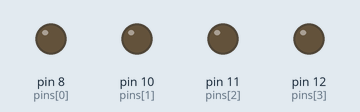
Recording of a sketch running on a simulated Arduino Uno, built with avr-gcc and run on an emulated ATmega328P. Shown: output pins drawn as LEDs (lit = HIGH).

Above: at 0.5 s.
At 2.5 s:
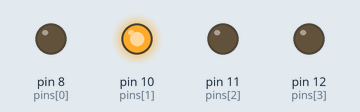
At 4.5 s:
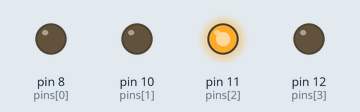
At 9.5 s:
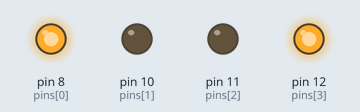
At 14.5 s:
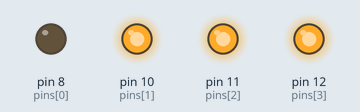
At 19.5 s:
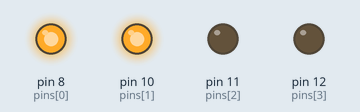
Timing chart, 0 to 20.8 s (numbered marks = the images above):
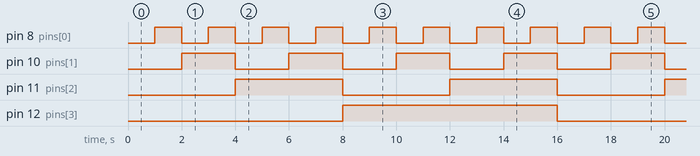

The sketch:

binary-counter.ino
```cpp
int pins[] = {8, 10, 11, 12};

void setup() {
  for(int i = 0; i < 4; i++) pinMode(pins[i], OUTPUT);
}

void loop() {
  for (int count = 0; count < 16; count++) {
    for (int bit = 0; bit < 4; bit++) {
      digitalWrite(pins[bit], (count >> bit) & 0x01);
    }
    delay(1000); // Wait 1 second before the next number
  }
}
```

Measured:
- by itself, pin 8 (pins[0]): alternates HIGH for 1.0 s and LOW for 1.0 s
- by itself, pin 10 (pins[1]): alternates HIGH for 2.0 s and LOW for 2.0 s
- by itself, pin 11 (pins[2]): alternates HIGH for 4.0 s and LOW for 4.0 s
- by itself, pin 12 (pins[3]): alternates HIGH for 8.0 s and LOW for 8.0 s
